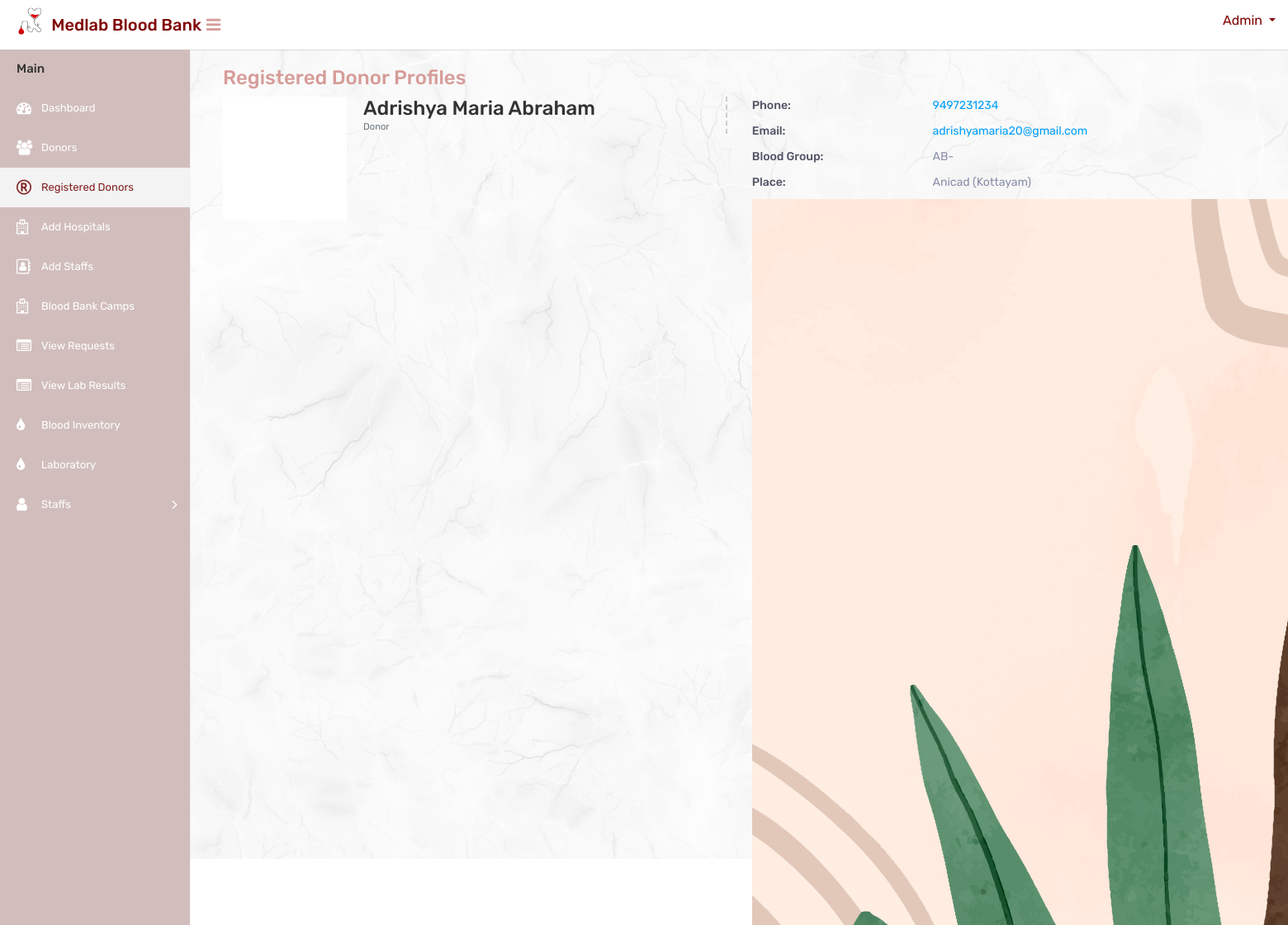
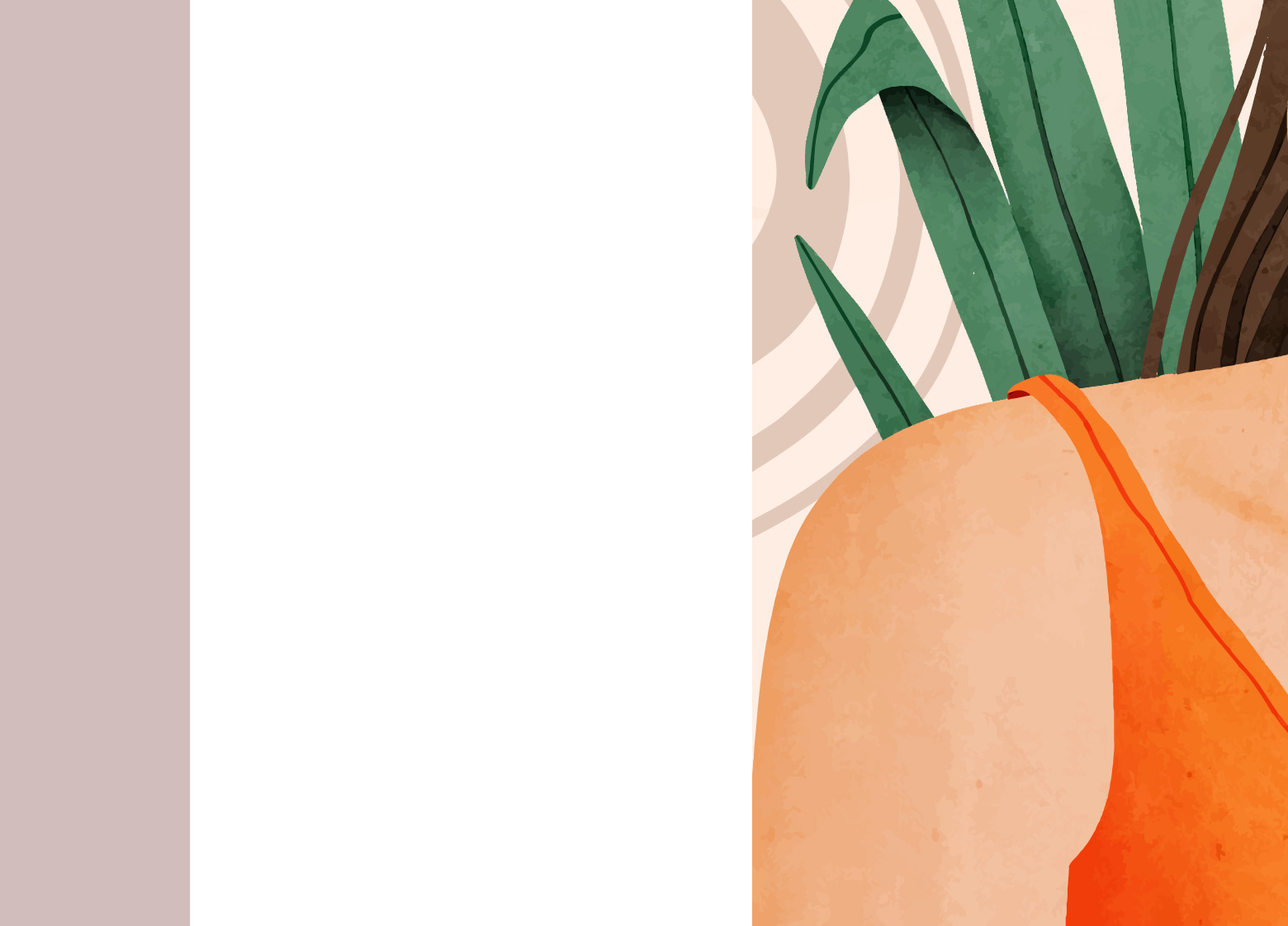
Page /profile1 (signed in) on the committed database (2 pictures, top to bottom).
### website/models.py (models this page shows, shortened)
class Donor(models.Model):
    user = models.OneToOneField(CustomUser, on_delete=models.CASCADE, null=True)
    full_name = models.CharField(max_length=100)
    email = models.EmailField(unique=True)
    phone = models.CharField(max_length=15)
    blood_group = models.CharField(max_length=5)
    place = models.CharField(max_length=100)
    id_proof = models.FileField(upload_to='id_proofs/', null=True, blank=True)
    timestamp = models.DateTimeField(default=timezone.now)

### website/views.py (the view)
# urls.py: path('profile1', profile1, name='profile1'),
def profile1(request):
    donor = Donor.objects.get(user=request.user)  # Adjust this based on your logic
    return render(request, 'mainuser/donorprofile.html', {'donor': donor})

### templates/mainuser/donorprofile.html (shortened to what this page needs)
{% load static %}
<html>
<head>
        <link rel="stylesheet" type="text/css" href="{% static 'mainuser/css/bootstrap.min.css' %}">
        <link rel="stylesheet" type="text/css" href="{% static 'mainuser/css/font-awesome.min.css' %}">
        <link rel="stylesheet" type="text/css" href="{% static 'mainuser/css/style.css' %}">
</head>
<body>
    <div class="main-wrapper">
        <div class="header" style="background-color:white;height:60px;">
			<div class="header-left">
				<a href="{% url 'adminindex' %}" class="logo" style="color: black;">
					<img src="{% static 'mainuser/img/logocopy.png' %}" width="75" height="40" alt="" style="margin-left:15px"> <span style="color: maroon;font-size: 20px;margin-top:10px; margin-left:-10px;white-space: nowrap;">Medlab Blood Bank</span>
				</a>
			</div>
			<a id="toggle_btn" href="javascript:void(0);" style="color:#d69c98;margin-top:20px;margin-left:10px;"><i class="fa fa-bars"></i></a>
            <ul class="nav user-menu float-right">
                <li class="nav-item dropdown has-arrow">
                    <a href="#" class="dropdown-toggle nav-link user-link" data-toggle="dropdown"style="color:maroon">
						<span style="color:maroon;">Admin</span>
                    </a>
                </li>
            </ul>
        </div>
        <div class="sidebar" id="sidebar">
            <div class="sidebar-inner slimscroll">
                <div id="sidebar-menu" class="sidebar-menu">
                    <ul>
                        <li class="menu-title">Main</li>
                        <li>
                            <a href="{% url 'adminindex' %}"><i class="fa fa-dashboard"></i> <span>Dashboard</span></a>
                        </li>
						<li>
                            <a href="{% url 'donors' %}"><i class="fa fa-users"></i> <span>Donors</span></a>
                        </li>
                        <li class="active">
                            <a href="{% url 'registereddonortable' %}"><i class="fa fa-registered"></i> <span>Registered Donors</span></a>
                        </li>
                        <li>
                            <a href="{% url 'registeredhospitaltable' %}"><i class="fa fa-hospital-o"></i> <span>Add Hospitals</span></a>
                        </li>
                        <li>
                            <a href="{% url 'registeredstafftable' %}"><i class="fa fa-address-book-o"></i> <span>Add Staffs</span></a>
                        </li>
                        <li>
                            <a href="{% url 'departments' %}"><i class="fa fa-hospital-o"></i> <span>Blood Bank Camps</span></a>
                        </li>
                        <li>
                            <a href="{% url 'blood_request_list' %}"><i class="fa fa-list-alt"></i> <span>View Requests</span></a>
                        </li>
						<li>
                            <a href="{% url 'view_uploaded_files' %}"><i class="fa fa-list-alt"></i> <span>View Lab Results</span></a>
                        </li>
                        <li>
                            <a href="{% url 'blood_inventory' %}"><i class="fa fa-tint"></i> <span>Blood Inventory</span></a>
                        </li>
                        <li>
                            <a href="{% url 'laboratory' %}"><i class="fa fa-tint"></i> <span>Laboratory</span></a>
                        </li>
						<li class="submenu">
							<a href="#"><i class="fa fa-user"></i> <span>Staffs </span> <span class="menu-arrow"></span></a>
						</li>
                    </ul>
                </div>
            </div>
        </div>
        <div class="page-wrapper" style="margin-top:30px;margin-left:270px;padding-right:20px">
            <h3 style="color:#d69c98;" > Registered Donor Profiles</h3>
            <div class="profile-view">
                <div class="profile-img-wrap">
                </div>
                <div class="profile-basic">
                    <div class="row">
                        <div class="col-md-5">
                            <div class="profile-info-left">
                                <h3 class="user-name m-t-0 mb-0">{{ donor.full_name }}</h3>
                                <small class="text-muted">Donor</small>
                            </div>
                        </div>
                        <div class="col-md-7">
                            <ul class="personal-info">
                                <li>
                                    <span class="title">Phone:</span>
                                    <span class="text"><a href="tel:{{ donor.phone }}">{{ donor.phone }}</a></span>
                                </li>
                                <li>
                                    <span class="title">Email:</span>
                                    <span class="text"><a href="mailto:{{ donor.email }}">{{ donor.email }}</a></span>
                                </li>
                                <li>
                                    <span class="title">Blood Group:</span>
                                    <span class="text">{{ donor.blood_group }}</span>
                                </li>
                                <li>
                                    <span class="title">Place:</span>
                                    <span class="text">{{ donor.place }}</span>
                                </li>
                                {% if donor.id_proof %}
                                    <img src="{{ donor.id_proof.url }}" alt="ID Proof">
                                {% else %}
                                    <p>No ID proof uploaded</p>
                                {% endif %}
                            </ul>
                        </div>
                    </div>
                </div>
            </div>
        </div>
    </div>
</body>
</html>

### rows in the picture
Donor: full_name "Adrishya Maria Abraham", phone "9497231234", email "adrishyamaria20@gmail.com", blood_group "AB-", place "Anicad (Kottayam)", id_proof (picture)
